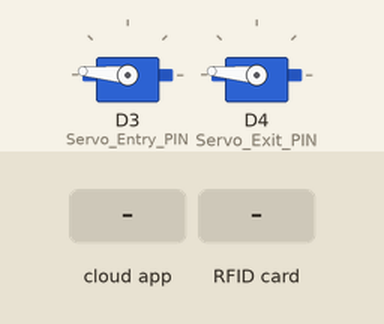
Recording of a sketch running on a simulated ESP8266 (NodeMCU). Parts: 2 × servo. The test bench sets the inputs (shaded band). WiFi joins after 1.5 s; servers stay silent unless stated; the Firebase database answers and starts empty; what the sketch prints to the serial monitor is not drawn.

Above: at 2.8 s.
2.9 s: the phone or cloud app sets status to 1
At 5.6 s:
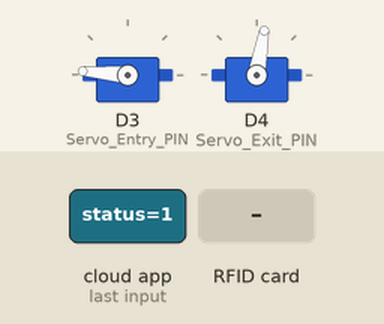
5.9 s: the phone or cloud app sets status to 1
At 9.0 s:
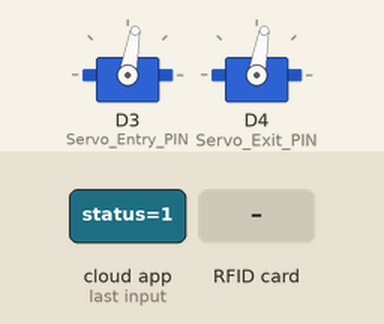
14.9 s: RFID card 10 41 05 01 27 held to the reader
At 29.2 s:
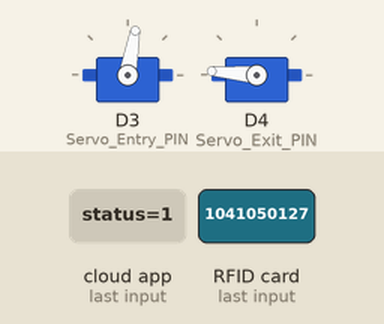
Timing chart, 0 to 29.4 s (numbered marks = the images above; inputs shaded):
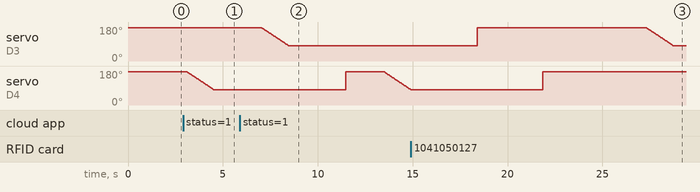

The sketch:

bai_do_xe.ino
```cpp
#include <SPI.h>
#include <MFRC522.h>
#include <ESP8266WiFi.h>
#include <Firebase_ESP_Client.h>
#include <Servo.h>
#include <Ticker.h>

#define ENTRY 1
#define EXIT  0

#define RST_PIN 5 //D1 //reset two module rfid reader

#define SS0_PIN 15  //D8
#define SS1_PIN 4  //D2

#define Servo_Entry_PIN D3
#define Servo_Exit_PIN  D4

MFRC522 Reader_Entry(SS0_PIN, RST_PIN);   // Create MFRC522 instance.

MFRC522 Reader_Exit(SS1_PIN, RST_PIN);   // Create MFRC522 instance.

Servo servo0, servo1;  // create servo object to control a servo
// twelve servo objects can be created on most boards

#define WIFI_SSID "OpenSpace_6.3"
#define WIFI_PASSWORD "1041050127"

#define FIREBASE_HOST "fir-esp8266-e5534-default-rtdb.firebaseio.com"

#define API_KEY "AIzaSyBaJY3wXmNjzFqZsKp8-STIdWdNs4pBDic"

#define USER_EMAIL "collectionparodymusic@gmail.com"
#define USER_PASSWORD "quang1997"


FirebaseData fbdo;
FirebaseAuth auth;
FirebaseConfig config;

Ticker timer0;
Ticker timer1;

int statuss = 0;
int out = 0;

void setup()
{
	Serial.begin(9600);   // Initiate a serial communication
	SPI.begin();      // Initiate  SPI bus
	Reader_Entry.PCD_Init();   // Initiate MFRC522
	Reader_Exit.PCD_Init();   // Initiate MFRC522

	WiFi.begin(WIFI_SSID, WIFI_PASSWORD);
	Serial.print("Connecting to Wi-Fi");
	while (WiFi.status() != WL_CONNECTED)
	{
		Serial.print(".");
		delay(300);
	}
	Serial.println();
	Serial.print("Connected with IP: ");
	Serial.println(WiFi.localIP());
	Serial.println();

	config.host = FIREBASE_HOST;
	config.api_key = API_KEY;

	Firebase.reconnectWiFi(true);

	auth.user.email = USER_EMAIL;
	auth.user.password = USER_PASSWORD;

	Firebase.reconnectWiFi(true);

	Firebase.begin(&config, &auth);

	servo0.attach(Servo_Entry_PIN);
	servo1.attach(Servo_Exit_PIN);
  	servo0.write(175); // init angel servo
	servo1.write(175);

	Serial.println(" Bai Do Xe Thong Minh ");
}

void loop()
{
	// Look for new cards
	if (Reader_Entry.PICC_IsNewCardPresent())
	{
		Serial.print("CAR IN\n");
		// Select one of the cards
		Reader_Entry.PICC_ReadCardSerial();
		Send_UID_to_firebase(Reader_Entry, ENTRY);
		delay(3000);
		//Serial.print("CAR IN accepted\n");
	}
	else if (Reader_Exit.PICC_IsNewCardPresent())
	{
		Serial.print("CAR OUT\n");
		// Select one of the cards
		Reader_Exit.PICC_ReadCardSerial();
		Send_UID_to_firebase(Reader_Exit, EXIT);
		delay(3000);
		//Serial.print("CAR OUT accepted\n");
	}

	Get_data_from_firebase();


}

void Send_UID_to_firebase(MFRC522 object, bool in_out_check)
{
	Serial.println();
	Serial.print(" UID tag :");
	String content = "";
	byte letter;
	for (byte i = 0; i < object.uid.size; i++)
	{
		Serial.print(object.uid.uidByte[i] < 0x10 ? " 0" : " ");
		Serial.print(object.uid.uidByte[i], HEX);
		content.concat(String(object.uid.uidByte[i] < 0x10 ? " 0" : " "));
		content.concat(String(object.uid.uidByte[i], HEX));
	}
	content.toUpperCase();
	Serial.println();
	// check reader
	if(in_out_check == ENTRY)
		Firebase.RTDB.setString(&fbdo, "In4_car_input/My_RFID", content);
	else
		Firebase.RTDB.setString(&fbdo, "In4_car_output/My_RFID", content);
}

void Get_data_from_firebase(void)
{
	Firebase.RTDB.getString(&fbdo, "In4_car_input/status");
	String entry_control_value = fbdo.stringData();
	Firebase.RTDB.getString(&fbdo, "In4_car_output/status");
	String exit_control_value = fbdo.stringData();
	Firebase.RTDB.getString(&fbdo, "Speaker Warning");
	String speaker_out = fbdo.stringData();

	if (entry_control_value.toInt() == 1) //convert value
	{
		//speaker out
		open_entry_door();
		//turn on timer then 5s close the door
		timer0.attach(3.5, close_entry_door);
	}
	if (exit_control_value.toInt() == 1)
	{
		//speaker out
		open_exit_door();
		//turn on timer then 5s close the door
		timer1.attach(3.5, close_exit_door);
	}
	if (speaker_out.toInt() == 1)
	{
		//speaker_out_ting();
	}

}
void open_entry_door(void)
{
	for (int pos = 175; pos >= 80; pos -= 1) { // goes from 180 degrees to 0 degrees
		servo0.write(pos);              // tell servo to go to position in variable 'pos'
		delay(15);                       // waits 15ms for the servo to reach the position
	}
	delay(2000);
}
void close_entry_door(void)
{
	for (int pos = 80; pos <= 175; pos += 1) { // goes from 0 degrees to 180 degrees
		// in steps of 1 degree
		servo0.write(pos);              // tell servo to go to position in variable 'pos'
		delay(15);                       // waits 15ms for the servo to reach the position
	}
	delay(2000);
	timer0.detach();
}
void open_exit_door(void) // edit angel
{
	for (int pos = 175; pos >= 80; pos -= 1) { // goes from 180 degrees to 0 degrees
		// in steps of 1 degree
		servo1.write(pos);              // tell servo to go to position in variable 'pos'
		delay(15);                       // waits 15ms for the servo to reach the position
	}
	delay(2000);
}
void close_exit_door(void)
{
	for (int pos = 80; pos <= 175; pos += 1) { // goes from 0 degrees to 180 degrees
		// in steps of 1 degree
		servo1.write(pos);              // tell servo to go to position in variable 'pos'
		delay(15);                       // waits 15ms for the servo to reach the position
	}
	delay(2000);
	timer1.detach();
}
```

Measured:
- after the input at 2.9 s, servo on D4 (Servo_Exit_PIN): moves from 175° to 80° over 1.4 s, starting after 0.22 s
- after the input at 5.9 s, servo on D3 (Servo_Entry_PIN): moves from 175° to 80° over 1.4 s, starting after 1.2 s
- after the input at 14.9 s, servo on D4 (Servo_Exit_PIN): goes on until 21.8 s, then stays 175°
